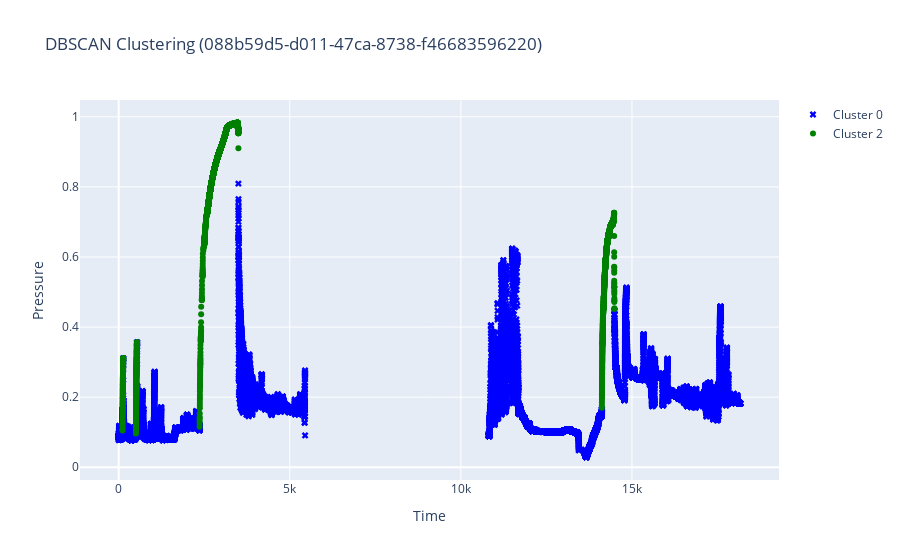

This figure's notebook cell:
### Markdown cell above
## Обработанная кластеризация

### Code cell
filename, recovery, drop, clust_df = process_file(filename, DATA_PATH)
plot_data(clust_df, filename)

### Figure 1 — Plotly figure (JSON) as saved in the notebook; plotly's stock layout.template omitted (floating-point values rounded to 4 significant figures; data arrays with more than 128 entries replaced by an {"elided": "..."} marker saying what was removed)
{"data": [{"marker": {"color": "blue", "size": 6, "symbol": "x"}, "mode": "markers", "name": "Cluster 0", "type": "scatter", "x": {"elided": "40867 float values"}, "y": {"elided": "40867 float values"}}, {"marker": {"color": "green", "size": 6, "symbol": "circle"}, "mode": "markers", "name": "Cluster 2", "type": "scatter", "x": {"elided": "6288 float values"}, "y": {"elided": "6288 float values"}}], "layout": {"showlegend": true, "title": {"text": "DBSCAN Clustering (088b59d5-d011-47ca-8738-f46683596220)"}, "xaxis": {"title": {"text": "Time"}}, "yaxis": {"title": {"text": "Pressure"}}}}
